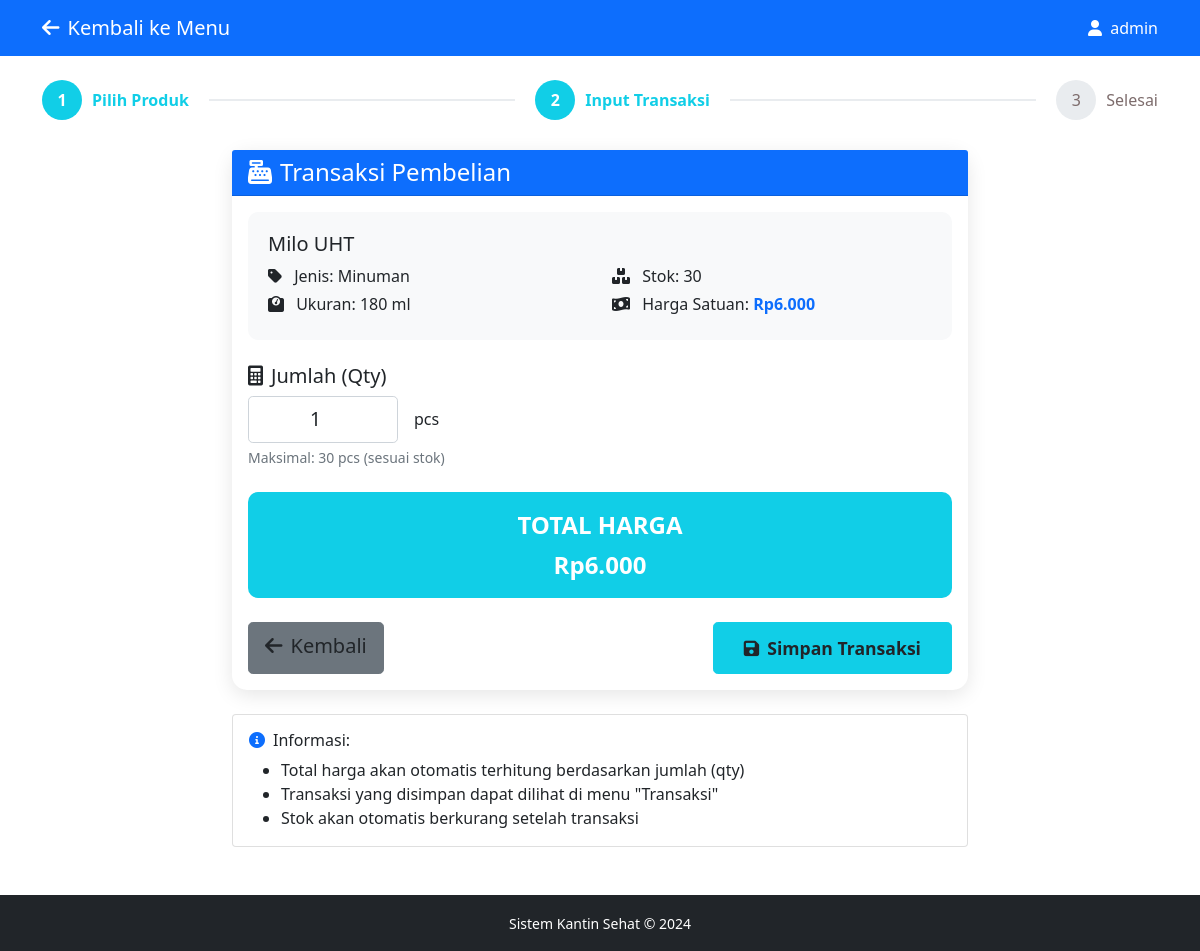
Screenshot of /KantinSehat/transaction.php?id=2 (signed in) with the database file from the repository.
### tables this page shows
CREATE TABLE `products` (
  `id` int(11) NOT NULL,
  `nama` varchar(100) NOT NULL,
  `jenis` varchar(50) DEFAULT NULL,
  `harga` int(11) NOT NULL,
  `ukuran` varchar(50) DEFAULT NULL,
  `stok` int(11) DEFAULT 10
);

### KantinSehat/transaction.php (the view, shortened to what this page needs)
<?php
$conn = mysqli_connect('localhost', 'root', '', 'kantin_sehat');
$product_id = isset($_GET['id']) ? intval($_GET['id']) : 1;
$sql = "SELECT * FROM Products WHERE id = $product_id";
$result = mysqli_query($conn, $sql);
$product = mysqli_fetch_assoc($result);
?>
<!DOCTYPE html>
<html lang="id">
<head>
    <link href="https://cdn.jsdelivr.net/npm/bootstrap@5.1.3/dist/css/bootstrap.min.css" rel="stylesheet">
    <link rel="stylesheet" href="https://cdnjs.cloudflare.com/ajax/libs/font-awesome/6.0.0/css/all.min.css">
</head>
<body>
    <nav class="navbar navbar-expand-lg navbar-dark bg-primary">
        <div class="container">
            <a class="navbar-brand" href="dashboard.php">
                <i class="fas fa-arrow-left me-2"></i>Kembali ke Menu
            </a>
            <span class="navbar-text text-white">
                <i class="fas fa-user me-1"></i> <?php echo $_SESSION['user']; ?>
            </span>
        </div>
    </nav>
    <div class="container mt-4">
        <div class="stepper">
            <div class="step active">
                <div class="step-number">1</div>
                <div>Pilih Produk</div>
            </div>
            <div class="step-line"></div>
            <div class="step active">
                <div class="step-number">2</div>
                <div>Input Transaksi</div>
            </div>
            <div class="step-line"></div>
            <div class="step">
                <div class="step-number">3</div>
                <div>Selesai</div>
            </div>
        </div>
        <div class="row justify-content-center">
            <div class="col-md-8">
                <div class="card transaction-card">
                    <div class="card-header bg-primary text-white">
                        <h4 class="mb-0"><i class="fas fa-cash-register me-2"></i>Transaksi Pembelian</h4>
                    </div>
                    <div class="card-body">
                        <div class="product-detail mb-4">
                            <h5><?php echo $product['nama']; ?></h5>
                            <div class="row">
                                <div class="col-md-6">
                                    <p class="mb-1"><i class="fas fa-tag me-2"></i> Jenis: <?php echo $product['jenis']; ?></p>
                                    <p class="mb-1"><i class="fas fa-weight me-2"></i> Ukuran: <?php echo $product['ukuran']; ?></p>
                                </div>
                                <div class="col-md-6">
                                    <p class="mb-1"><i class="fas fa-boxes me-2"></i> Stok: <?php echo $product['stok']; ?></p>
                                    <p class="mb-0"><i class="fas fa-money-bill-wave me-2"></i> Harga Satuan:
                                        <strong class="text-primary">Rp<?php echo number_format($product['harga'], 0, ',', '.'); ?></strong>
                                    </p>
                                </div>
                            </div>
                        </div>
                        <form method="POST" action="">
                            <div class="mb-4">
                                <label for="qty" class="form-label h5">
                                    <i class="fas fa-calculator me-2"></i>Jumlah (Qty)
                                </label>
                                <div class="d-flex align-items-center">
                                    <input type="number"
                                           class="form-control form-control-lg input-qty"
                                           id="qty"
                                           name="qty"
                                           min="1"
                                           max="<?php echo $product['stok']; ?>"
                                           value="1"
                                           required>
                                    <span class="ms-3">pcs</span>
                                </div>
                                <div class="form-text">
                                    Maksimal: <?php echo $product['stok']; ?> pcs (sesuai stok)
                                </div>
                            </div>
                            <div class="total-box text-center mb-4">
                                <div class="mb-1">TOTAL HARGA</div>
                                <div id="totalDisplay">Rp<?php echo number_format($product['harga'], 0, ',', '.'); ?></div>
                            </div>
                            <div class="d-flex justify-content-between">
                                <a href="dashboard.php" class="btn btn-kembali btn-lg">
                                    <i class="fas fa-arrow-left me-2"></i>Kembali
                                </a>
                                <button type="submit" class="btn btn-simpan btn-lg">
                                    <i class="fas fa-save me-2"></i>Simpan Transaksi
                                </button>
                            </div>
                        </form>
                    </div>
                </div>
                <div class="card mt-4">
                    <div class="card-body">
                        <h6><i class="fas fa-info-circle me-2 text-primary"></i>Informasi:</h6>
                        <ul class="mb-0">
                            <li>Total harga akan otomatis terhitung berdasarkan jumlah (qty)</li>
                            <li>Transaksi yang disimpan dapat dilihat di menu "Transaksi"</li>
                            <li>Stok akan otomatis berkurang setelah transaksi</li>
                        </ul>
                    </div>
                </div>
            </div>
        </div>
    </div>
    <footer class="mt-5 py-3 bg-dark text-white text-center">
        <div class="container">
            <small>Sistem Kantin Sehat &copy; 2024</small>
        </div>
    </footer>
</body>
</html>

### KantinSehat/transaction.php (style rules this page uses)
:root { --primary-color: #11cee7ff; }
.transaction-card { border-radius: 15px; box-shadow: 0 5px 20px rgba(0,0,0,0.1); border: none; }
.product-detail { background-color: #f8f9fa; border-radius: 10px; padding: 20px; }
.total-box { background-color: var(--primary-color); color: white; border-radius: 10px; padding: 15px; font-weight: bold; font-size: 1.5rem; }
.btn-simpan { background-color: var(--primary-color); border-color: var(--primary-color); padding: 12px 30px; font-size: 1.1rem; font-weight: bold; }
.btn-kembali { background-color: #6c757d; border-color: #6c757d; }
.input-qty { max-width: 150px; font-size: 1.2rem; text-align: center; }
.stepper { display: flex; align-items: center; margin-bottom: 30px; }
.step { display: flex; align-items: center; color: #7d6c6cff; }
.step.active { color: var(--primary-color); font-weight: bold; }
.step-number { width: 40px; height: 40px; border-radius: 50%; background-color: #e9ecef; display: flex; align-items: center; justify-content: center; margin-right: 10px; }
.step.active .step-number { background-color: var(--primary-color); color: white; }
.step-line { flex-grow: 1; height: 2px; background-color: #e9ecef; margin: 0 20px; }

### rows the page displays
products: nama "Milo UHT", jenis "Minuman", ukuran "180 ml", stok "30", harga "6.000", qty "1"

### other values shown
$_SESSION['user'] "admin"
